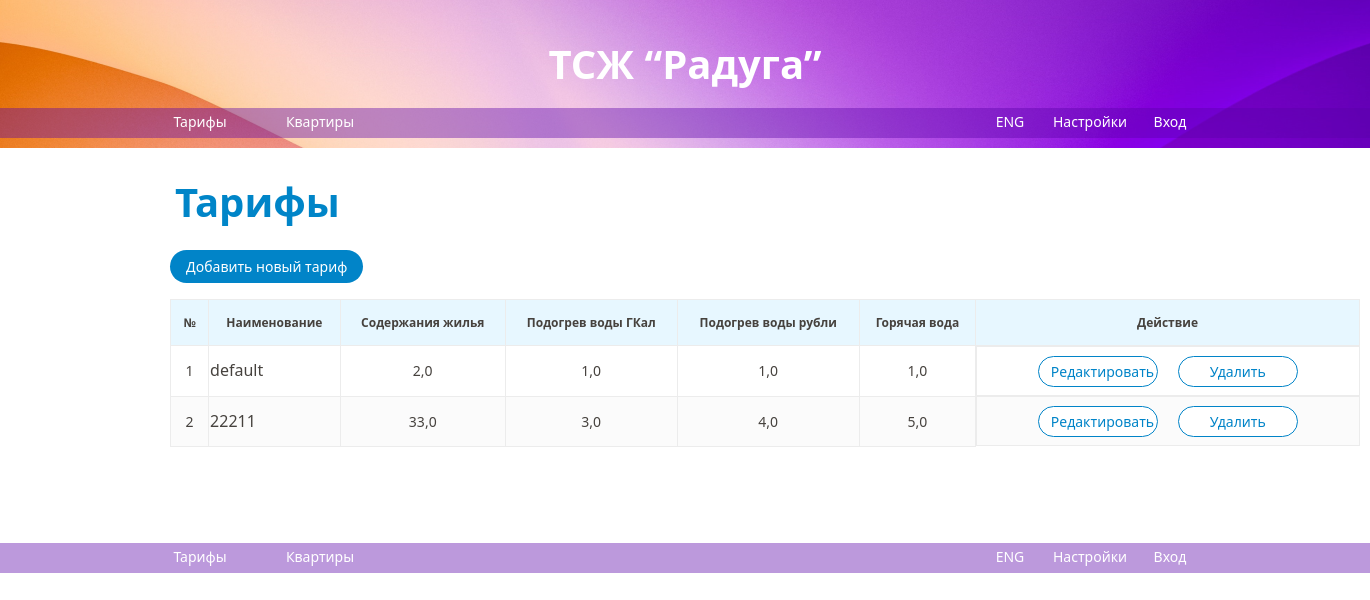
The app's page /tariff/, older data.
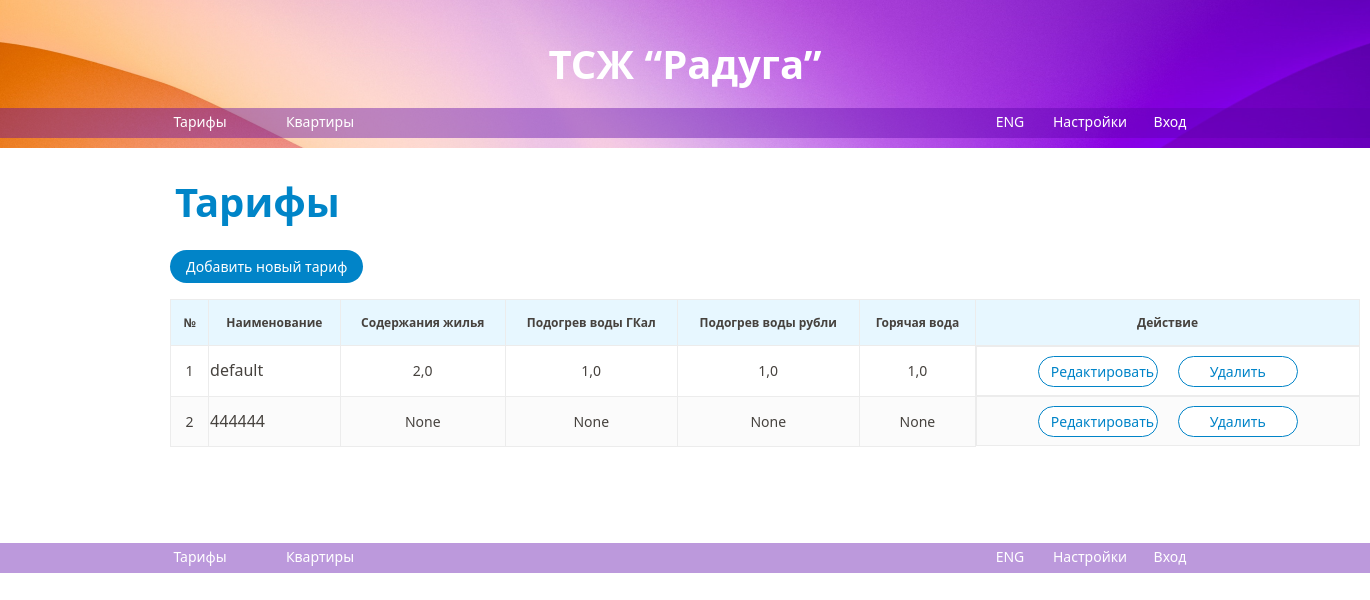
The same page, newer data.
### tariff/models.py (models this page shows, shortened)
class Tariff(models.Model):
    name = models.CharField(max_length=200)
    maintenance = models.FloatField(null=True, blank=True)
    heating = models.FloatField(null=True, blank=True)
    heating_rub = models.FloatField(null=True, blank=True)
    hot_water = models.FloatField(null=True, blank=True)
    hot_water_odn = models.FloatField(null=True, blank=True)
    cold_water = models.FloatField(null=True, blank=True)
    cold_water_odn = models.FloatField(null=True, blank=True)
    sewage = models.FloatField(null=True, blank=True)
    sewage_odn = models.FloatField(null=True, blank=True)
    solid_waste = models.FloatField(null=True, blank=True)
    electricity = models.FloatField(null=True, blank=True)
    lift = models.FloatField(null=True, blank=True)
    electricity_odn = models.FloatField(null=True, blank=True)
    capital_repair = models.FloatField(null=True, blank=True, default=0)
    class Meta:
        verbose_name = 'tariff'
        verbose_name_plural = 'tariffs'

### tariff/views.py (the view)
# urls.py: path('', TariffListView.as_view(), name='tariff_list'),
class TariffListView(TariffBaseView, TitleMixin, ListView):
    template_name = 'tariff/index.html'
    title = 'Тарифы'

### common/views.py (called while the page is built)
    def get_context_data(self, **kwargs):
        context = super(TitleMixin, self).get_context_data(**kwargs)
        context['title'] = self.title
        return context

### tariff/templates/tariff/index.html (shortened to what this page needs)
{% extends 'main/base.html' %}
{% load static %}
{% block css %}
    <link href="{% static 'css/apartment_base.css' %}" rel="stylesheet">
    <link href="{% static 'css/apartment.css' %}" rel="stylesheet">
    <link href="{% static 'css/buttons.css' %}" rel="stylesheet">
{% endblock %}
{% block content %}
<h1 class="special2">Тарифы</h1>
<br>
<div class="nav-container">
<nav>
<ul>
  <li><a href="{% url 'tariff:tariff_create' %}">Добавить новый тариф</a></li>
</ul>
</nav>
</div>
<table class="apartment-table">
        <thead class="apartment-table">
            <tr>
                <th class="apartment-header">№</th>
                <th class="apartment-header">Наименование</th>
                <th class="apartment-header">Содержания жилья</th>
                <th class="apartment-header">Подогрев воды ГКал</th>
                <th class="apartment-header">Подогрев воды рубли</th>
                <th class="apartment-header">Горячая вода</th>
                <th class="apartment-header">Действие</th>
            </tr>
        </thead>
<tbody>
{% for tariff in tariff_list %}
  <tr>
    <td>
      <span class="apartment-nomer">{{ forloop.counter }}</span>
    </td>
    <td>{{ tariff.name }}</td>
    <td>{{ tariff.maintenance }}</td>
    <td>{{ tariff.heating }}</td>
    <td>{{ tariff.heating_rub }}</td>
    <td>{{ tariff.hot_water }}</td>
    <td class="container">
  <form action="{% url 'tariff:tariff_update' tariff.id %}" method="get">
    <div class="button">
      <button class="edit-btn2" type="submit">Редактировать</button>
    </div>
  </form>
  <form action="{% url 'tariff:tariff_delete' tariff.id %}" method="get">
    <div class="button">
      <button class="delete-btn2" type="submit">Удалить</button>
    </div>
  </form>
</td>
  </tr>
{% endfor %}
</tbody>
</table>
{% endblock content %}

### main/templates/main/base.html (shortened to what this page needs)
{% load static %}
<!DOCTYPE html>
<head>
    <link href="{% static 'css/bootstrap.min.css' %}" rel="stylesheet">
    <link href="{% static 'css/base.css' %}" rel="stylesheet">
    <link href="{% static 'css/popup.css' %}" rel="stylesheet">
  {% block css %} {% endblock %}
</head>
<body>
  <div id="header">
      <h1 class="special">ТСЖ “Радуга”</h1>
      <div class="rectangle">
        <a href="{% url 'tariff:tariff_list' %}" class="first-link">Тарифы</a>
        {% if title == 'ТСЖ Радуга'  %}
            <a href="{% url 'repair:repair_list' %}" class="second-link">Капитальный ремонт</a>
        {% else %}
            <a href="{% url 'index' %}" class="second-link">Квартиры</a>
        {% endif %}
        <a href="#" class="third-link">ENG</a>
        <a href="" class="fourth-link" data-bs-toggle="modal" data-bs-target="#SettingsModal">Настройки</a>
       {% if user.is_authenticated %}
           <a href="{% url 'users:logout' %}" class="five-link">Выход</a>
        {% else %}
            <a href="" class="five-link" data-bs-toggle="modal" data-bs-target="#LoginModal">Вход</a>
        {% endif %}
      </div>
  </div>
  {% block content %} {% endblock %}
</body>
<footer>
<br>
<br>
<br>
<br>
  <div class="rectangle_footer">
    <a href="{% url 'tariff:tariff_list' %}" class="first-link">Тарифы</a>
    {% if title == 'ТСЖ Радуга'  %}
        <a href="{% url 'repair:repair_list' %}" class="second-link">Капитальный ремонт</a>
    {% else %}
        <a href="{% url 'index' %}" class="second-link">Квартиры</a>
    {% endif %}
    <a href="#" class="third-link">ENG</a>
    <a href="" class="fourth-link" data-bs-toggle="modal" data-bs-target="#SettingsModal">Настройки</a>
    {% if user.is_authenticated %}
      <a href="{% url 'users:logout' %}" class="five-link">Выход</a>
    {% else %}
      <a href="{% url 'users:login' %}" class="five-link">Вход</a>
    {% endif %}
  </div>
<br>
<br>
</footer>
</html>

### static/css/base.css (style rules this page uses)
#header { text-align: center; position: relative; width: 100vw; height: 148px; background-color: #25B33f; margin-bottom: 10px; background-image: url("../img/header.png"); background-size: cover; background-position: center center; padding: 20px; }
h1.special { font-family: 'Segoe UI'; font-style: normal; font-weight: 700; font-size: 40px; line-height: 48px; color: #FFFFFF; margin: 0; padding-top: 20px; }
.rectangle { display: flex; justify-content: flex-start; position: absolute; width: 100%; height: 30px; left: 0; top: 108px; background: rgba(89, 0, 168, 0.4); }
.rectangle_footer { display: flex; justify-content: flex-start; position: absolute; width: 100%; height: 30px; left: 0; background: rgba(89, 0, 168, 0.4); }
.rectangle a { display: inline-block; width: 140px; height: 100%; font-family: 'Segoe UI'; font-style: normal; font-weight: 400; font-size: 14px; line-height: 17px; color: #FFFFFF; text-decoration: none; text-align: center; margin: 0 20px; padding-top: 5px; }
.rectangle_footer a { display: inline-block; width: 140px; height: 100%; font-family: 'Segoe UI'; font-style: normal; font-weight: 400; font-size: 14px; line-height: 17px; color: #FFFFFF; text-decoration: none; text-align: center; margin: 0 20px; padding-top: 5px; }
.rectangle a:first-child { margin-left: 0; margin-left: 130px; }
.rectangle_footer a:first-child { margin-left: 0; margin-left: 130px; }
.rectangle a.second-link { margin-right: auto; margin-left: -40px; }
.rectangle_footer a.second-link { margin-right: auto; margin-left: -40px; }
.rectangle a.third-link { margin-right: 0px; margin-left: -60px; }
.rectangle_footer a.third-link { margin-right: 0px; margin-left: -60px; }
.rectangle a.fourth-link { margin-right: 0px; margin-left: -60px; }
.rectangle_footer a.fourth-link { margin-right: 0px; margin-left: -60px; }
.rectangle a.five-link { margin-right: 130px; margin-left: -60px; }
.rectangle_footer a.five-link { margin-right: 130px; margin-left: -60px; }

### static/css/apartment_base.css (style rules this page uses)
h1.special2 { font-family: 'Segoe UI'; font-style: normal; font-weight: 700; font-size: 40px; line-height: 48px; color: #0085C8; margin: 0 0 0 175px; padding-top: 20px; text-align: left; }
.nav-container { display: flex; justify-content: space-between; align-items: center; margin: 0 0 0 130px; }
nav ul { display: flex; flex-direction: row; align-items: flex-start; gap: 10px; list-style: none; }
nav li { padding: 8px 16px; background: #0184C8; border-radius: 22.5px; }
nav li a { display: flex; justify-content: center; align-items: center; font-family: 'Segoe UI'; font-style: normal; font-weight: 400; font-size: 14px; line-height: 17px; color: #FFFFFF; }
form { display: flex; flex-direction: row; align-items: center; }

### static/css/apartment.css (style rules this page uses)
.apartment-table { position: relative; width: 1190px; top: 0; font-family: 'Segoe UI', sans-serif; font-style: normal; font-weight: 700; font-size: 12px; line-height: 12px; color: #46423E; margin: 0 0 0 170px; }
.apartment-table thead { position: sticky; top: 0; z-index: 1; background-color: #F9CC9D; }
.apartment-table tr:nth-child(odd) { background-color: #FFFFFF; }
.apartment-table tr:nth-child(even) { background-color: #FBFBFB; }
.apartment-header { text-align: center; height: 46px; background-color: #E7F7FF; font-weight: 600; padding: 0 5px; }
.apartment-nomer { padding: 0 10px; }
.apartment-table td { font-family: 'Segoe UI', sans-serif; font-style: normal; font-weight: 400; font-size: 14px; line-height: 17px; height: 50px; text-align: center; }
table { border-collapse: collapse; }
td, th { border: 1px solid #ECECEC; }
td:nth-child(2) { text-align: left; font-size: 16px; }

### static/css/buttons.css (style rules this page uses)
.edit-btn2, .delete-btn2 { background-color: #FFFFFF; border: 1px solid #0184C8; border-radius: 22.5px; font-family: 'Segoe UI'; font-style: normal; font-weight: 400; font-size: 14px; line-height: 17px; color: #0184C8; padding: 6px 12px; text-align: center; display: inline-block; width: 120px; transition: background-color 0.3s, color 0.3s; outline: none; }
.container { display: flex; justify-content: center; align-items: center; }
.button { margin: 0 10px; }

Row changes from the older to the newer data that the page shows:
removed Tariff: name "22211", maintenance "33,0", heating "3,0", heating_rub "4,0", hot_water "5,0"
added Tariff: name "444444", maintenance "None", heating "None", heating_rub "None", hot_water "None"
